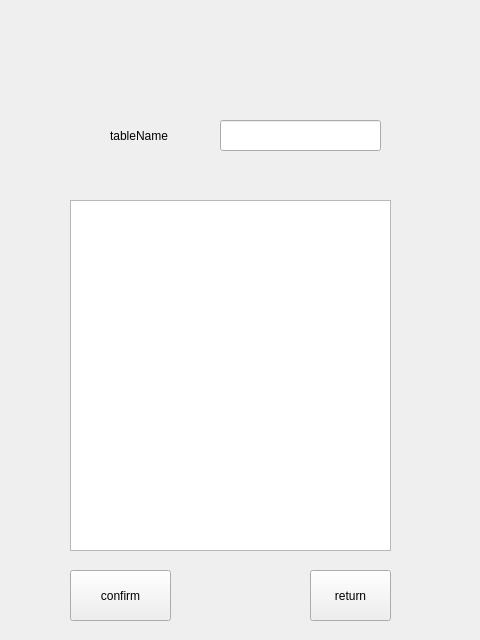
<?xml version="1.0" encoding="UTF-8"?>
<ui version="4.0">
 <class>CreateTableW</class>
 <widget class="QWidget" name="CreateTableW">
  <property name="geometry">
   <rect>
    <x>0</x>
    <y>0</y>
    <width>480</width>
    <height>640</height>
   </rect>
  </property>
  <property name="windowTitle">
   <string>Form</string>
  </property>
  <widget class="QTextEdit" name="textEdit">
   <property name="geometry">
    <rect>
     <x>70</x>
     <y>200</y>
     <width>321</width>
     <height>351</height>
    </rect>
   </property>
  </widget>
  <widget class="QLineEdit" name="lineEdit">
   <property name="geometry">
    <rect>
     <x>220</x>
     <y>120</y>
     <width>161</width>
     <height>31</height>
    </rect>
   </property>
  </widget>
  <widget class="QLabel" name="label">
   <property name="geometry">
    <rect>
     <x>110</x>
     <y>120</y>
     <width>71</width>
     <height>31</height>
    </rect>
   </property>
   <property name="text">
    <string>tableName</string>
   </property>
  </widget>
  <widget class="QPushButton" name="pushButton">
   <property name="geometry">
    <rect>
     <x>70</x>
     <y>570</y>
     <width>101</width>
     <height>51</height>
    </rect>
   </property>
   <property name="text">
    <string>confirm</string>
   </property>
  </widget>
  <widget class="QPushButton" name="pushButton_2">
   <property name="geometry">
    <rect>
     <x>310</x>
     <y>570</y>
     <width>81</width>
     <height>51</height>
    </rect>
   </property>
   <property name="text">
    <string>return</string>
   </property>
  </widget>
 </widget>
 <resources/>
 <connections/>
</ui>
